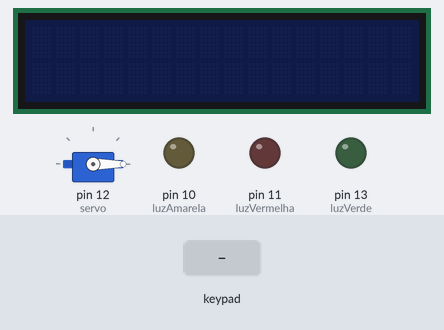
Recording of a sketch running on a simulated Arduino Uno, built with avr-gcc and run on an emulated ATmega328P. On the bench: 16×2 character LCD, servo, output pins drawn as LEDs (lit = HIGH). The test bench sets the inputs (shaded band). Random numbers use the default seed unless the sketch sets one.

Above: at 1.2 s.
1.3 s: key 'A' pressed
At 1.6 s:
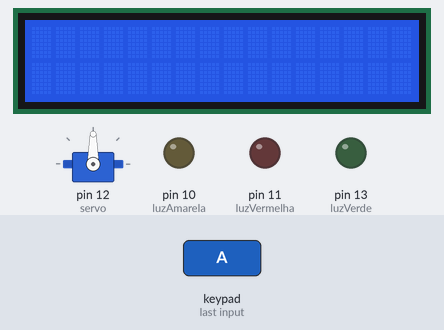
2.8 s: key 'C' pressed
At 4.0 s:
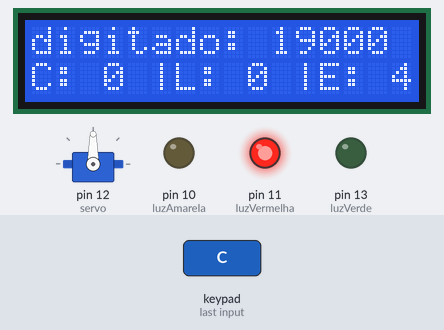
4.3 s: key 'B' pressed
7.3 s: key '*' pressed
At 8.9 s:
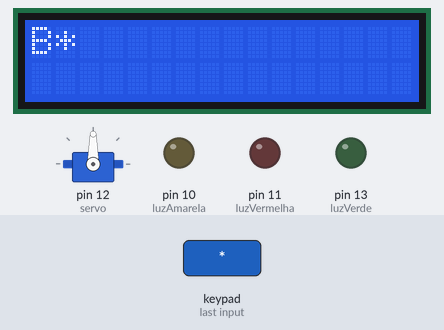
9.5 s: key '#' pressed
At 10.2 s:
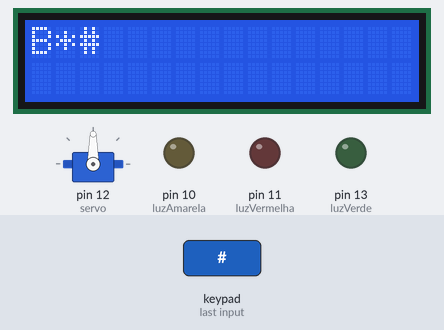
11.0 s: key 'B' pressed
At 11.5 s:
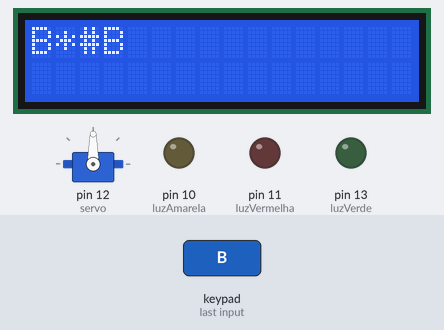
Timing chart, 0 to 13.5 s (numbered marks = the images above; inputs shaded):
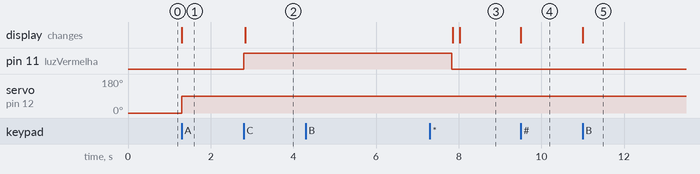

The sketch:

cofre_mastermind1.ino
```cpp
#include <Wire.h>
#include <LiquidCrystal_I2C.h>
#include <Servo.h>
#include <Keypad.h>
#include <stdlib.h>
#include <time.h>

Servo servo;

const byte LINHAS = 4;
const byte COLUNAS = 4;

const char TECLAS_MATRIZ[LINHAS][COLUNAS] = {
  {'1', '2', '3', 'A'},
  {'4', '5', '6', 'B'},
  {'7', '8', '9', 'C'},
  {'*', '0', '#', 'D'}
};

byte PINOS_LINHAS[LINHAS] = {9, 8, 7, 6};
byte PINOS_COLUNAS[COLUNAS] = {5, 4, 3, 2};

Keypad teclado = Keypad(makeKeymap(TECLAS_MATRIZ), PINOS_LINHAS, PINOS_COLUNAS, LINHAS, COLUNAS);

LiquidCrystal_I2C lcd(0x27,16,2);

int codigoSecreto[4];
int digitado[4];
int j;

int luzVermelha = 11;
int luzAmarela = 10;
int luzVerde = 13;

void gerarCodigo() {
    for (int i = 0; i < 4; i++) {
        int novoDig;
        int unico;

        do {
            unico = 1;
            novoDig = 1 + rand() % 8; //

            for (int j = 0; j < i; j++) {
                if (codigoSecreto[j] == novoDig) {
                    unico = 0;
                    break;
                }
            }
        } while (!unico);

        codigoSecreto[i] = novoDig;
    }
}

void desligarTodas() {
  digitalWrite(luzVermelha, LOW);
  digitalWrite(luzAmarela, LOW);
  digitalWrite(luzVerde, LOW);
}

void setup() {
  Serial.begin(9600);
  lcd.init();
  servo.attach(12);
  servo.write(0);
  srand( (unsigned)time(0) );
  pinMode(luzVermelha, OUTPUT);
  pinMode(luzAmarela, OUTPUT);
  pinMode(luzVerde, OUTPUT);
}

void loop() {

  char tecla = teclado.getKey();

  //Liga o cofre e inicia o jogo
  if (tecla == 'A') {
    servo.write(90);
    gerarCodigo();
    lcd.setBacklight(HIGH);
    delay(1000);
    lcd.clear();

    // Loop principal do jogo
    while (true) {
      // Loop para capturar a entrada do usuário
      while (true) {
        tecla = teclado.getKey();


        if (tecla != NO_KEY && tecla != 'A') {
          for (j = 0; j < 4; j++) {
            if (digitado[j] == 0) {
              digitado[j] = tecla - '0';
              lcd.print(tecla);
              break;
            }
          }
        }

        //Apaga tudo o que foi digitado
        if(tecla == 'D'){
          lcd.clear();
          for (int i = 0; i < 4; i++) {
             digitado[i] = 0;
          }
        }


        //Envia o código digitado para validação
        if (tecla == 'C') {
          // Verifica se a senha está correta
          int certo = 0, meio = 0;
          for (int i = 0; i < 4; i++) {
            if (digitado[i] == codigoSecreto[i]) {
              certo++;
            } else {
              for (int j = 0; j < 4; j++) {
                if (digitado[i] == codigoSecreto[j]) {
                  meio++;
                  break;
                }
              }
            }
          }
          lcd.clear();

          if (certo == 4) {
            digitalWrite(luzVerde, HIGH);
            lcd.print("PARABENS!");
            lcd.setCursor(0, 1);
            lcd.print("Voce acertou!");
            servo.write(180);
            delay(5000);

            lcd.clear();
            lcd.setCursor(0, 0);
            lcd.print("'B' para jogar");
            lcd.setCursor(0, 1);
            lcd.print("'*' para sair");

            // Loop para aguardar a escolha do usuário
            while (true) {
              tecla = teclado.getKey();

              // Se 'B' for pressionado, reinicia o jogo
              if (tecla == 'B') {
                desligarTodas();
                gerarCodigo();
                lcd.clear();
                // Reseta as variáveis
                for (int i = 0; i < 4; i++) {
                  digitado[i] = 0;
                }
                servo.write(90);
                break; // Sai do loop interno
              } else if (tecla == '*') {
                lcd.clear();
                lcd.setBacklight(LOW);
                for (int i = 0; i < 4; i++) {
                  digitado[i] = 0;
                }
                return;
              }
            }
            break;

          } else {
            if(meio == 0 && certo == 0)
              digitalWrite(luzVermelha, HIGH);
            else
              digitalWrite(luzAmarela, HIGH);
            lcd.print("digitado: ");

            for (int i = 0; i < 4; i++) {
              lcd.print(digitado[i]);
            }

            lcd.setCursor(0,1);
            lcd.print("C: ");
            lcd.print(certo);
            lcd.print(" |L: ");
            lcd.print(meio);
            lcd.print(" |E: ");
            lcd.print(4 - (certo + meio));

            delay(5000);
            lcd.clear();
            desligarTodas();

            for (int i = 0; i < 4; i++) {
              digitado[i] = 0;
            }
          }
        }
      }
    }
  }
}
```

Measured:
- after the input at 1.3 s, servo on pin 12 (servo): 0° → 90° at once; the display: changes at once (image 1)
- after the input at 2.8 s, pin 11 (luzVermelha): LOW → HIGH at once; the display: changes at once (image 2)
- after the input at 4.3 s, every drawn part: stays the same
- after the input at 9.5 s, the display: changes at once (image 4)
- after the input at 11.0 s, the display: changes at once (image 5)
